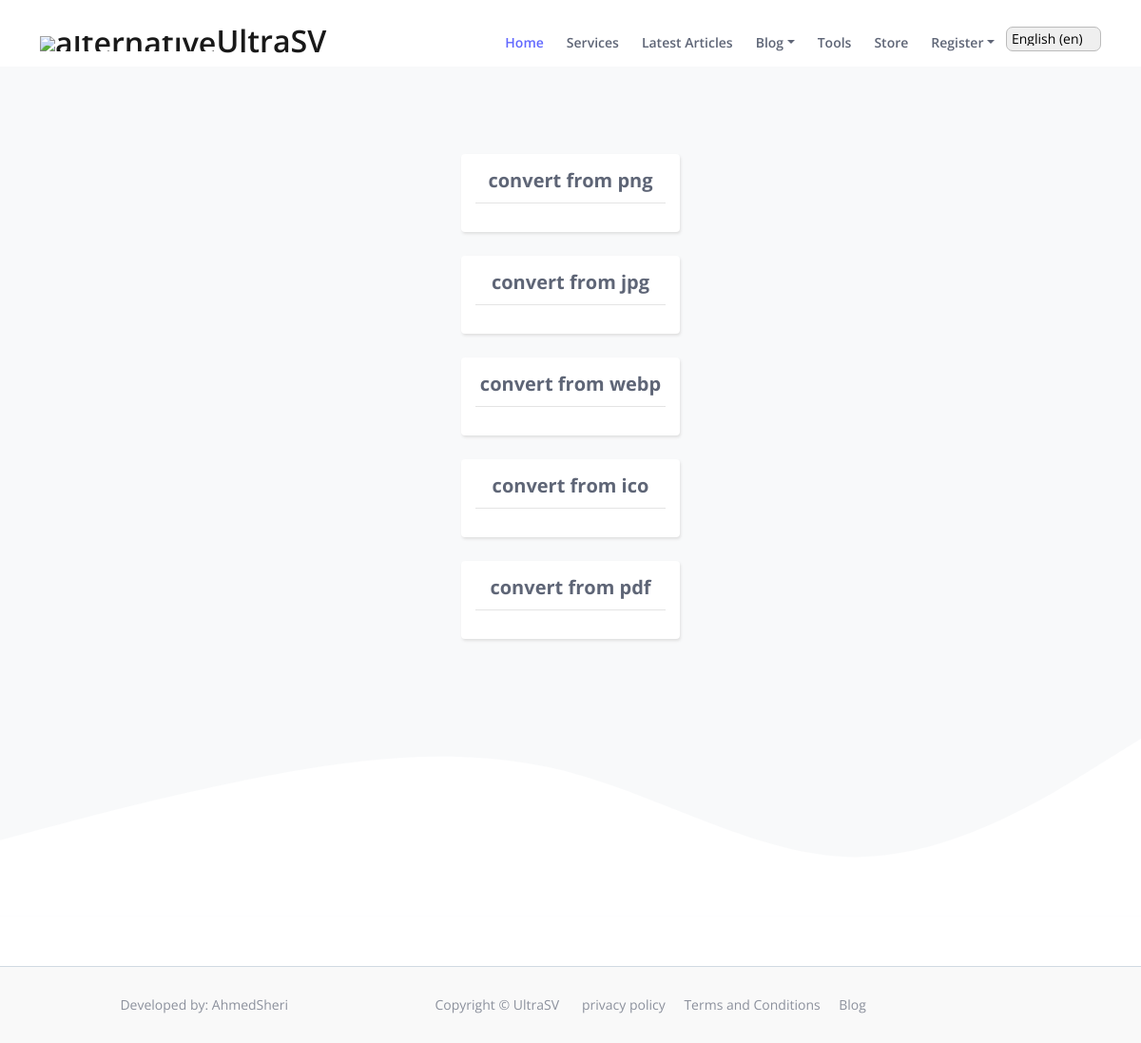
The page /en/tools/AllConvertImageFormatToAnother on the database as committed earlier.
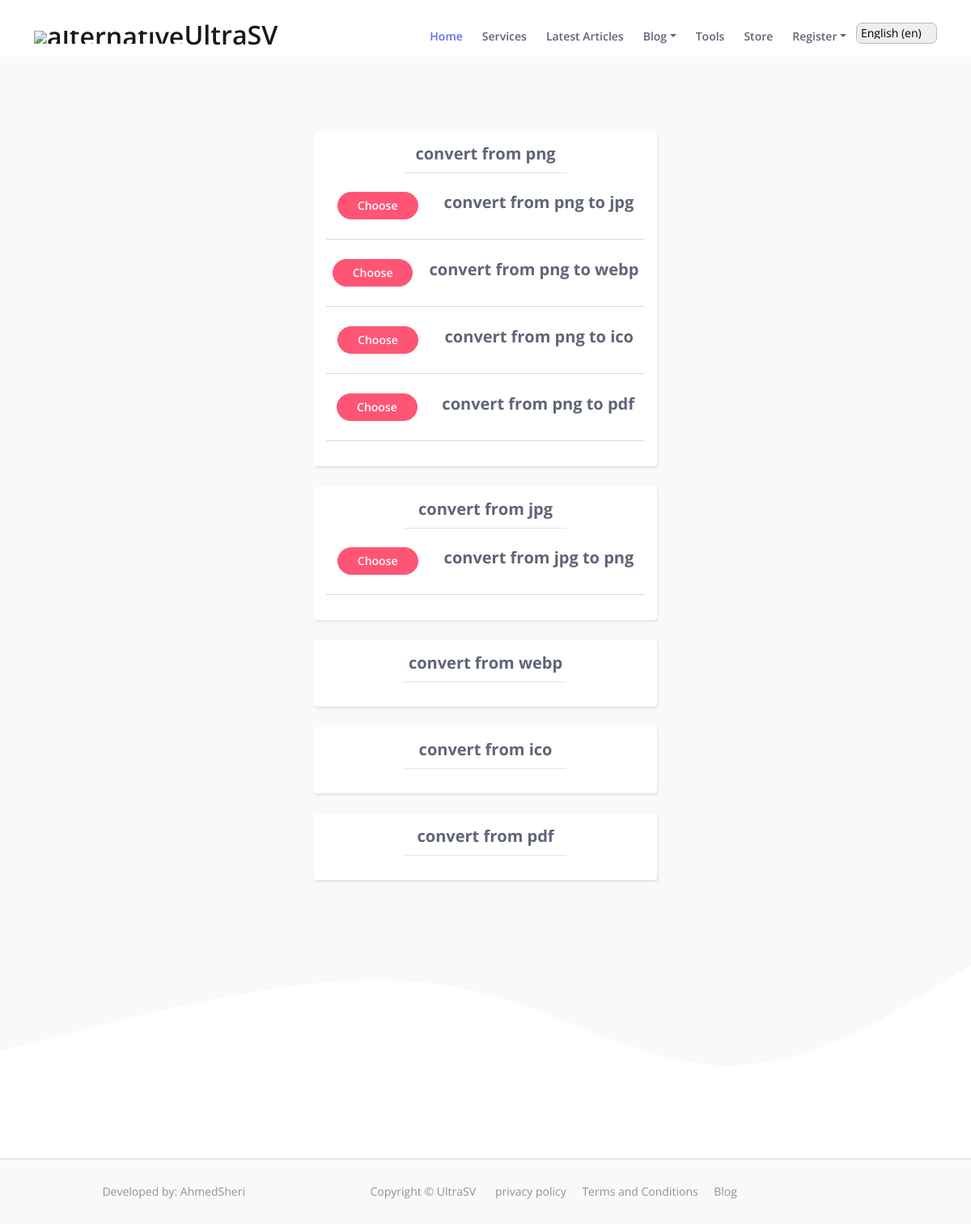
The same page on the database as committed later.
### tools/models.py (models this page shows)
class ConvertImageFormatModel(models.Model):
    title = models.CharField(max_length=255, verbose_name="العنوان")
    desc = models.TextField(verbose_name="الوصف", blank=True)
    image = models.ImageField(upload_to="tools/ConvertImageFormatToImage/", verbose_name="الصورة", blank=True)
    from_format = models.CharField(max_length=50, choices=IMAGE_FORMAT_CHOICES, default="png")
    to_format = models.CharField(max_length=50, choices=IMAGE_FORMAT_CHOICES, default="jpg")
    article = FroalaField(verbose_name="المقالة", blank=True)
    keyword = models.TextField(verbose_name="كلمات مفتاحية", null=True, blank=True)

### tools/views.py (the view)
# urls.py: path('AllConvertImageFormatToAnother', views.AllConvertImageFormatToAnother, name="AllConvertImageFormatToAnother"),
def AllConvertImageFormatToAnother(request):
    IMAGE_FORMAT_LIST = [i[0] for i in IMAGE_FORMAT_CHOICES]
    print(IMAGE_FORMAT_LIST)
    obj = ConvertImageFormatModel.objects.all()
    for o in obj:
        o.title = o.title.replace(' ', '-')
    return render(request, 'tools/AllConvertImageFormatToAnother.html', {"obj":obj, "IMAGE_FORMAT_LIST":IMAGE_FORMAT_LIST})

### blog/models.py (called while the page is built)
    def __str__(self):
        return self.name

### blog/templatetags/loadArticleTypes.py (called while the page is built)
@register.simple_tag
def ArticleTypesObjects():
      return blogTypes.objects.all()

### templates/tools/AllConvertImageFormatToAnother.html (shortened to what this page needs)
{% extends 'base.html' %}
{% load static %}
{% load i18n %}
{% get_current_language as LANGUAGE_CODE %}
{% get_available_languages as LANGUAGES %}
{% get_language_info_list for LANGUAGES as languages %}
{% get_language_info for LANGUAGE_CODE as lang %}
{% block links %}
<link rel="stylesheet" href="{% static 'css/blog.css' %}">
<link rel="stylesheet" href="{% static 'froala_editor/css/froala_style.min.css' %}">
<link rel="stylesheet" href="https://cdn.jsdelivr.net/npm/bootstrap-icons@1.9.1/font/bootstrap-icons.css">
{% endblock %}
{% block content %}
{% if LANGUAGE_CODE == "en" %}
<div dir="rtl">
    <div>
        <br>
        <div class="main">
            <div class="img-title">
                <div class="main-card">
                </div>
                {% for format in IMAGE_FORMAT_LIST %}
                <div class="format-card-main">
                    <p class="format-title">convert from {{format}}</p>
                    {% for tool in obj %}
                    {% if tool.from_format == format %}
                    <div>
                        <div class="image-formats-item">
                            <div class="format-info">
                                convert from {{tool.from_format}} to {{tool.to_format}}
                            </div>
                            <div>
                                <a class="btn-solid-sm" href="{% url 'ConvertImageFormatToAnother' tool.id %}">Choose</a>
                            </div>
                        </div>
                    </div>
                    <hr>
                    {% endif %}
                    {% endfor %}
                </div>
                {% endfor %}
            </div>
            <div id="father">
            </div>
        </div>
        <br>
        <div class="fr-view container">
            <br>
        </div>
    </div>
</div>
{% endif %}
{% endblock %}

Rows that differ between the two databases and show on the page:
added ConvertImageFormatModel: from_format "png", to_format "jpg"
added ConvertImageFormatModel: from_format "png", to_format "webp"
added ConvertImageFormatModel: from_format "png", to_format "ico"
added ConvertImageFormatModel: from_format "png", to_format "pdf"
added ConvertImageFormatModel: from_format "jpg", to_format "png"
